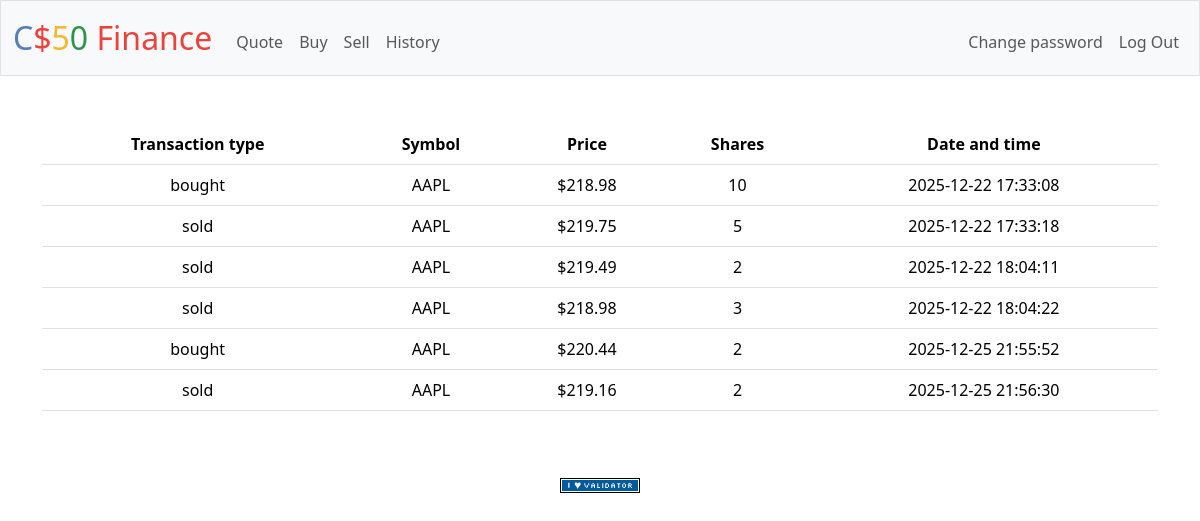
Screenshot of /history (signed in) with the database file from the repository.
### tables this page shows
CREATE TABLE history (id INTEGER PRIMARY KEY AUTOINCREMENT NOT NULL, user_id INTEGER NOT NULL, symbol TEXT NOT NULL, shares INTEGER NOT NULL, price REAL NOT NULL, transaction_type TEXT NOT NULL, transacted DATETIME DEFAULT CURRENT_TIMESTAMP, FOREIGN KEY(user_id) REFERENCES users(id));

### app.py (the view)
@app.route("/history")
@login_required
def history():
    history_db = db.execute("SELECT * FROM history WHERE user_id = ?", session["user_id"])
    return render_template("history.html", history_db=history_db)

### app.py (called while the page is built)
@app.after_request
def after_request(response):
    response.headers["Cache-Control"] = "no-cache, no-store, must-revalidate"
    response.headers["Expires"] = 0
    response.headers["Pragma"] = "no-cache"
    return response

### helpers.py (called while the page is built)
def login_required(f):
    @wraps(f)
    def decorated_function(*args, **kwargs):
        if session.get("user_id") is None:
            return redirect("/login")
        return f(*args, **kwargs)
    return decorated_function

def usd(value):
    return f"${value:,.2f}"

### templates/history.html (shortened to what this page needs)
{% extends "layout.html" %}
{% block main %}
<table class="table">
<thead>
    <tr>
        <th>Transaction type</th>
        <th>Symbol</th>
        <th>Price</th>
        <th>Shares</th>
        <th>Date and time</th>
        </tr>
</thead>
<tbody>
    {% for line in history_db %}
    <tr>
        <td>{{line["transaction_type"]}}</td>
        <td>{{line["symbol"]}}</td>
        <td>{{line["price"] | usd }}</td>
        <td>{{line["shares"]}}</td>
        <td>{{line["transacted"]}}</td>
    </tr>
    {% endfor %}
</tbody>
</table>
{% endblock %}

### templates/layout.html (shortened to what this page needs)
<!DOCTYPE html>
<html lang="en">
    <head>
        <link href="https://cdn.jsdelivr.net/npm/bootstrap@5.3.3/dist/css/bootstrap.min.css" rel="stylesheet">
        <link href="/static/styles.css" rel="stylesheet">
    </head>
    <body>
        <nav class="bg-light border navbar navbar-expand-md navbar-light">
            <div class="container-fluid">
                <a class="navbar-brand" href="/"><span class="blue">C</span><span class="red">$</span><span class="yellow">5</span><span class="green">0</span> <span class="red">Finance</span></a>
                <div class="collapse navbar-collapse" id="navbar">
                    {% if session["user_id"] %}
                        <ul class="navbar-nav me-auto mt-2">
                            <li class="nav-item"><a class="nav-link" href="/quote">Quote</a></li>
                            <li class="nav-item"><a class="nav-link" href="/buy">Buy</a></li>
                            <li class="nav-item"><a class="nav-link" href="/sell">Sell</a></li>
                            <li class="nav-item"><a class="nav-link" href="/history">History</a></li>
                        </ul>
                        <ul class="navbar-nav ms-auto mt-2">
                            <li class="nav-item"><a class="nav-link" href="/password">Change password</a></li>
                            <li class="nav-item"><a class="nav-link" href="/logout">Log Out</a></li>
                        </ul>
                    {% else %}
                        <ul class="navbar-nav ms-auto mt-2">
                            <li class="nav-item"><a class="nav-link" href="/register">Register</a></li>
                            <li class="nav-item"><a class="nav-link" href="/login">Log In</a></li>
                        </ul>
                    {% endif %}
                </div>
            </div>
        </nav>
        <main class="container py-5 text-center">
            {% block main %}{% endblock %}
        </main>
        <footer class="mb-5">
            <form action="https://validator.w3.org/check" class="text-center" enctype="multipart/form-data" method="post" target="_blank">
                <input alt="Validate" src="/static/I_heart_validator.png" type="image">
            </form>
        </footer>
    </body>
</html>

### static/styles.css (style rules this page uses)
nav .navbar-brand { font-size: xx-large; }
nav .navbar-brand .blue { color: #537fbe; }
nav .navbar-brand .red { color: #ea433b; }
nav .navbar-brand .yellow { color: #f5b82e; }
nav .navbar-brand .green { color: #2e944b; }

### rows the page displays
history: transaction_type "bought", symbol "AAPL", price "$218.98", shares "10", transacted "2025-12-22 17:33:08"
history: transaction_type "sold", symbol "AAPL", price "$219.75", shares "5", transacted "2025-12-22 17:33:18"
history: transaction_type "sold", symbol "AAPL", price "$219.49", shares "2", transacted "2025-12-22 18:04:11"
history: transaction_type "sold", symbol "AAPL", price "$218.98", shares "3", transacted "2025-12-22 18:04:22"
history: transaction_type "bought", symbol "AAPL", price "$220.44", shares "2", transacted "2025-12-25 21:55:52"
history: transaction_type "sold", symbol "AAPL", price "$219.16", shares "2", transacted "2025-12-25 21:56:30"
